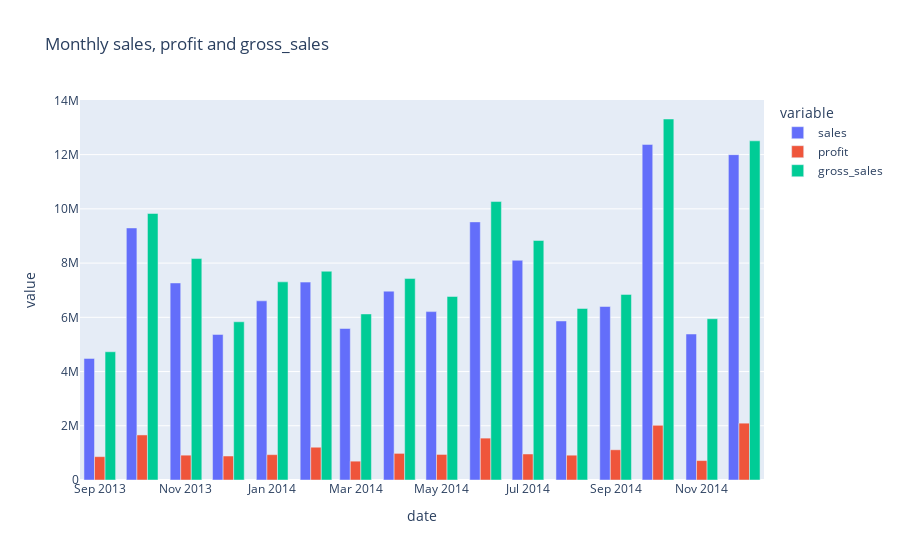

The code cell stored with this chart in its notebook:
### Code cell
fig = px.bar(grouped_df, x='date', y =['sales', 'profit', 'gross_sales'],
             barmode='group', title='Monthly sales, profit and gross_sales')
fig.show()

### Figure 1 — Plotly figure (JSON) as saved in the notebook; plotly's stock layout.template omitted (floating-point values rounded to 4 significant figures)
{"data": [{"alignmentgroup": "True", "hovertemplate": "variable=sales<br>date=%{x}<br>value=%{y}<extra></extra>", "legendgroup": "sales", "marker": {"color": "#636efa", "pattern": {"shape": ""}}, "name": "sales", "offsetgroup": "sales", "orientation": "v", "showlegend": true, "textposition": "auto", "type": "bar", "x": ["2013-09-01T00:00:00", "2013-10-01T00:00:00", "2013-11-01T00:00:00", "2013-12-01T00:00:00", "2014-01-01T00:00:00", "2014-02-01T00:00:00", "2014-03-01T00:00:00", "2014-04-01T00:00:00", "2014-05-01T00:00:00", "2014-06-01T00:00:00", "2014-07-01T00:00:00", "2014-08-01T00:00:00", "2014-09-01T00:00:00", "2014-10-01T00:00:00", "2014-11-01T00:00:00", "2014-12-01T00:00:00"], "xaxis": "x", "y": [4484000.0, 9296000.0, 7267000.0, 5368000.0, 6608000.0, 7298000.0, 5587000.0, 6965000.0, 6210000.0, 9519000.0, 8103000.0, 5865000.0, 6399000.0, 12380000.0, 5384000.0, 12000000.0], "yaxis": "y"}, {"alignmentgroup": "True", "hovertemplate": "variable=profit<br>date=%{x}<br>value=%{y}<extra></extra>", "legendgroup": "profit", "marker": {"color": "#EF553B", "pattern": {"shape": ""}}, "name": "profit", "offsetgroup": "profit", "orientation": "v", "showlegend": true, "textposition": "auto", "type": "bar", "x": ["2013-09-01T00:00:00", "2013-10-01T00:00:00", "2013-11-01T00:00:00", "2013-12-01T00:00:00", "2014-01-01T00:00:00", "2014-02-01T00:00:00", "2014-03-01T00:00:00", "2014-04-01T00:00:00", "2014-05-01T00:00:00", "2014-06-01T00:00:00", "2014-07-01T00:00:00", "2014-08-01T00:00:00", "2014-09-01T00:00:00", "2014-10-01T00:00:00", "2014-11-01T00:00:00", "2014-12-01T00:00:00"], "xaxis": "x", "y": [861500.0, 1661000.0, 915800.0, 884500.0, 935100.0, 1208000.0, 694400.0, 981700.0, 942300.0, 1545000.0, 959300.0, 914800.0, 1114000.0, 2018000.0, 716400.0, 2096000.0], "yaxis": "y"}, {"alignmentgroup": "True", "hovertemplate": "variable=gross_sales<br>date=%{x}<br>value=%{y}<extra></extra>", "legendgroup": "gross_sales", "marker": {"color": "#00cc96", "pattern": {"shape": ""}}, "name": "gross_sales", "offsetgroup": "gross_sales", "orientation": "v", "showlegend": true, "textposition": "auto", "type": "bar", "x": ["2013-09-01T00:00:00", "2013-10-01T00:00:00", "2013-11-01T00:00:00", "2013-12-01T00:00:00", "2014-01-01T00:00:00", "2014-02-01T00:00:00", "2014-03-01T00:00:00", "2014-04-01T00:00:00", "2014-05-01T00:00:00", "2014-06-01T00:00:00", "2014-07-01T00:00:00", "2014-08-01T00:00:00", "2014-09-01T00:00:00", "2014-10-01T00:00:00", "2014-11-01T00:00:00", "2014-12-01T00:00:00"], "xaxis": "x", "y": [4729736, 9828688, 8167338, 5835025, 7307000.0, 7699201, 6124026, 7429000.0, 6767911, 10268972, 8833000.0, 6325959, 6845317, 13313424, 5947910, 12508268], "yaxis": "y"}], "layout": {"barmode": "group", "legend": {"title": {"text": "variable"}, "tracegroupgap": 0}, "title": {"text": "Monthly sales, profit and gross_sales"}, "xaxis": {"anchor": "y", "domain": [0, 1], "title": {"text": "date"}}, "yaxis": {"anchor": "x", "domain": [0, 1], "title": {"text": "value"}}}}
